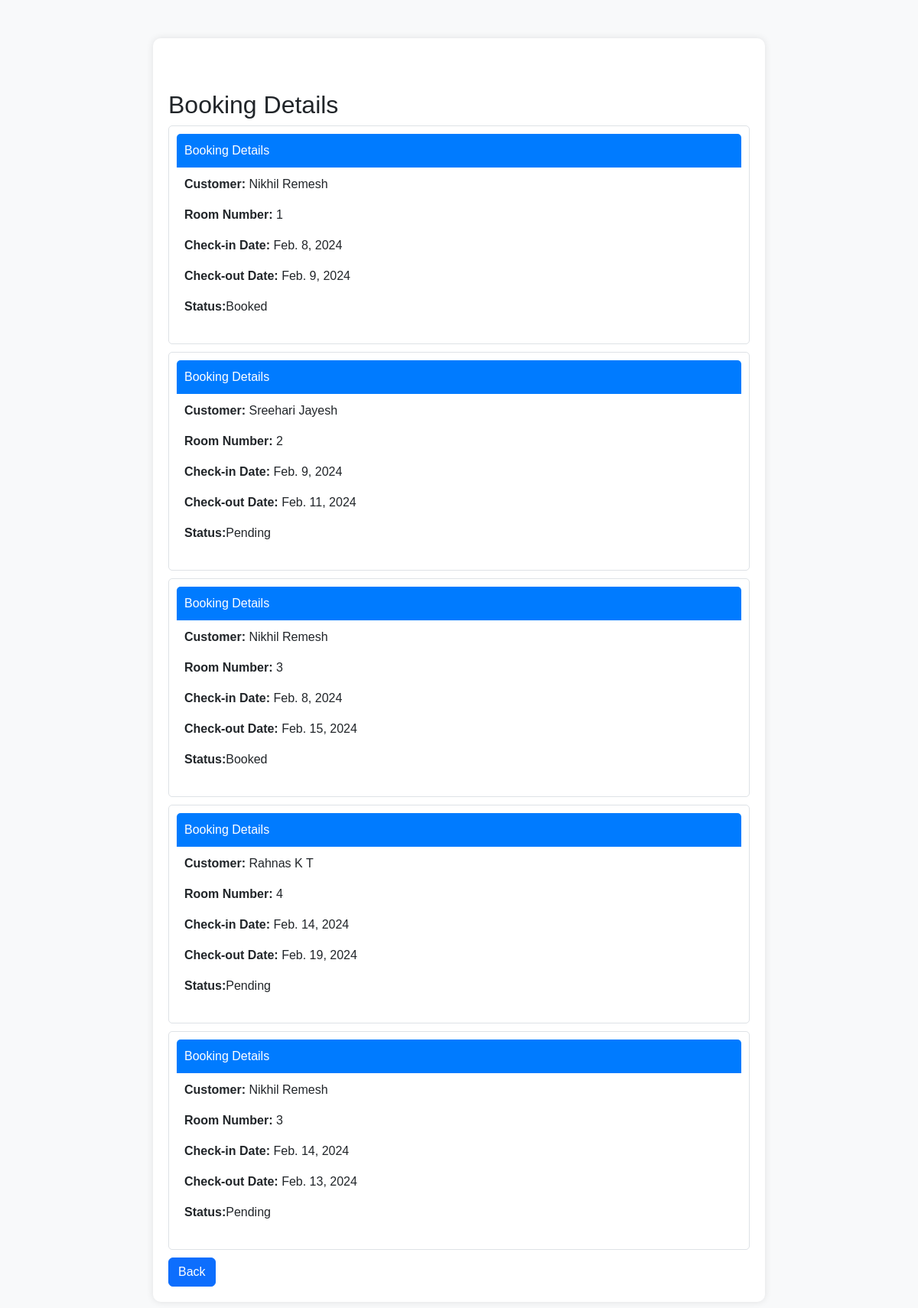
Screenshot of /viewbookings/ with the database file from the repository.
### hotelapp/models.py (models this page shows, shortened)
class Booking(models.Model):
    customer = models.ForeignKey(customer,on_delete=models.SET_NULL,related_name= 'cust',null=True)
    room = models.ForeignKey(Room, on_delete=models.SET_NULL,related_name= 'room',null=True)
    check_in_date = models.DateField()
    check_out_date = models.DateField()
    approval=models.BooleanField(default=False)

class customer(models.Model):
    name = models.CharField(max_length=200,null=True)
    age= models.IntegerField()
    email = models.CharField(max_length=200,null=True)
    phone = models.IntegerField(max_length=200,null=True)
    aadhaar= models.IntegerField()
    password = models.CharField(max_length=200,null=True)
    def __str__(self):
        return self.name

class Room(models.Model):
    AVAILABILITY_CHOICES = (
        ('available', 'Available'),
        ('not_available', 'Not Available'),
    )
    ROOM_TYPE_CHOICES = (
        ('single', 'Single'),
        ('double', 'Double'),
        ('suite', 'Suite'),
    )
    room_number = models.CharField(max_length=50, unique=True)
    room_type = models.CharField(max_length=100, choices=ROOM_TYPE_CHOICES)
    capacity = models.PositiveIntegerField()
    price_per_night = models.DecimalField(max_digits=10, decimal_places=2)
    available = models.CharField(max_length=20, choices=AVAILABILITY_CHOICES, default='available')
    def __str__(self):
        return self.room_number

### hotelapp/views.py (the view)
# urls.py: path('viewbookings/',views.viewbookings,name='viewbookings'),
def viewbookings(request):
    cr = Booking.objects.all()
    return render(request,"viewbookings.html",{'cr':cr})

### templates/viewbookings.html (shortened to what this page needs)
<!DOCTYPE html>
<html lang="en">
<head>
    <link href="https://cdnjs.cloudflare.com/ajax/libs/bootstrap/5.3.0/css/bootstrap.min.css" rel="stylesheet">
</head>
<body>
    <div class="container">
        <h2 class="mt-5">Booking Details</h2>
        {% for booking in cr %}
        <div class="booking-item">
            <div class="booking-item-header">Booking Details</div>
            <div class="booking-item-body">
                <p><strong>Customer:</strong> {{ booking.customer }}</p>
                <p><strong>Room Number:</strong> {{ booking.room }}</p>
                <p><strong>Check-in Date:</strong> {{ booking.check_in_date }}</p>
                <p><strong>Check-out Date:</strong> {{ booking.check_out_date }}</p>
                {% if booking.approval %}
                <p><strong>Status:</strong>Booked</p>
                {% else %}
                <p><strong>Status:</strong>Pending</p>
                {% endif %}
            </div>
        </div>
        {% endfor %}
        <a href="/staffprofile/" class="btn btn-primary">Back</a>
    </div>
</body>
</html>

### templates/viewbookings.html (style rules this page uses)
body { background-color: #f8f9fa; font-family: Arial, sans-serif; }
.container { max-width: 800px; margin: 50px auto; padding: 20px; background-color: #fff; border-radius: 10px; box-shadow: 0 0 10px rgba(0, 0, 0, 0.1); }
.booking-item { border: 1px solid #dee2e6; border-radius: 5px; margin-bottom: 10px; padding: 10px; }
.booking-item-header { background-color: #007bff; color: #fff; padding: 10px; border-top-left-radius: 5px; border-top-right-radius: 5px; }
.booking-item-body { padding: 10px; }

### rows the page displays
Booking: customer "Nikhil Remesh", room "1", check_in_date "Feb. 8, 2024", check_out_date "Feb. 9, 2024", shows "Status:", approval "Booked"
Booking: customer "Sreehari Jayesh", room "2", check_in_date "Feb. 9, 2024", check_out_date "Feb. 11, 2024", shows "Status:", approval "Pending"
Booking: customer "Nikhil Remesh", room "3", check_in_date "Feb. 8, 2024", check_out_date "Feb. 15, 2024", shows "Status:", approval "Booked"
Booking: customer "Rahnas K T", room "4", check_in_date "Feb. 14, 2024", check_out_date "Feb. 19, 2024", shows "Status:", approval "Pending"
Booking: customer "Nikhil Remesh", room "3", check_in_date "Feb. 14, 2024", check_out_date "Feb. 13, 2024", shows "Status:", approval "Pending"
